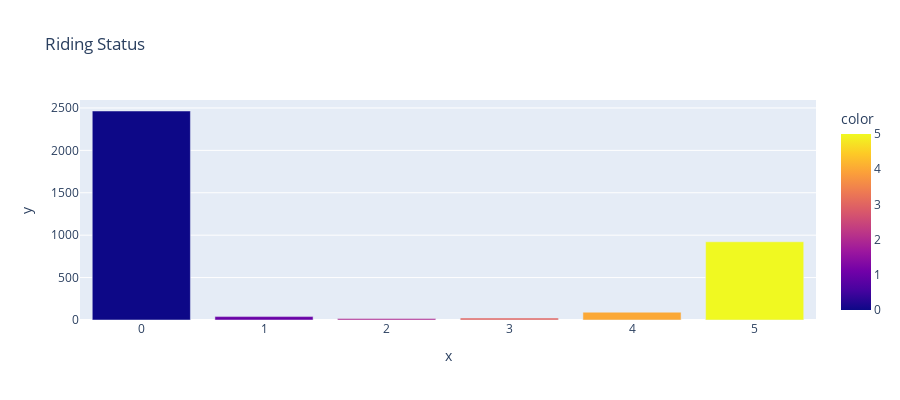

Notebook source saved alongside this figure:
### Code cell
configure_plotly_browser_state()

fig = px.bar(df, x=numbers, y=quantity,color=numbers,
            height=400,title="Riding Status ")
fig.show()

### Figure 1 — Plotly figure (JSON) as saved in the notebook; plotly's stock layout.template omitted (floating-point values rounded to 4 significant figures)
{"data": [{"alignmentgroup": "True", "hovertemplate": "x=%{x}<br>y=%{y}<br>color=%{marker.color}<extra></extra>", "legendgroup": "", "marker": {"color": [0, 5, 4, 1, 3, 2], "coloraxis": "coloraxis", "pattern": {"shape": ""}}, "name": "", "offsetgroup": "", "orientation": "v", "showlegend": false, "textposition": "auto", "type": "bar", "x": [0, 5, 4, 1, 3, 2], "xaxis": "x", "y": [2464, 922, 92, 40, 23, 18], "yaxis": "y"}], "layout": {"barmode": "relative", "coloraxis": {"colorbar": {"title": {"text": "color"}}, "colorscale": [[0, "#0d0887"], [0.1111, "#46039f"], [0.2222, "#7201a8"], [0.3333, "#9c179e"], [0.4444, "#bd3786"], [0.5556, "#d8576b"], [0.6667, "#ed7953"], [0.7778, "#fb9f3a"], [0.8889, "#fdca26"], [1, "#f0f921"]]}, "height": 400, "legend": {"tracegroupgap": 0}, "title": {"text": "Riding Status "}, "xaxis": {"anchor": "y", "domain": [0, 1], "title": {"text": "x"}}, "yaxis": {"anchor": "x", "domain": [0, 1], "title": {"text": "y"}}}}
